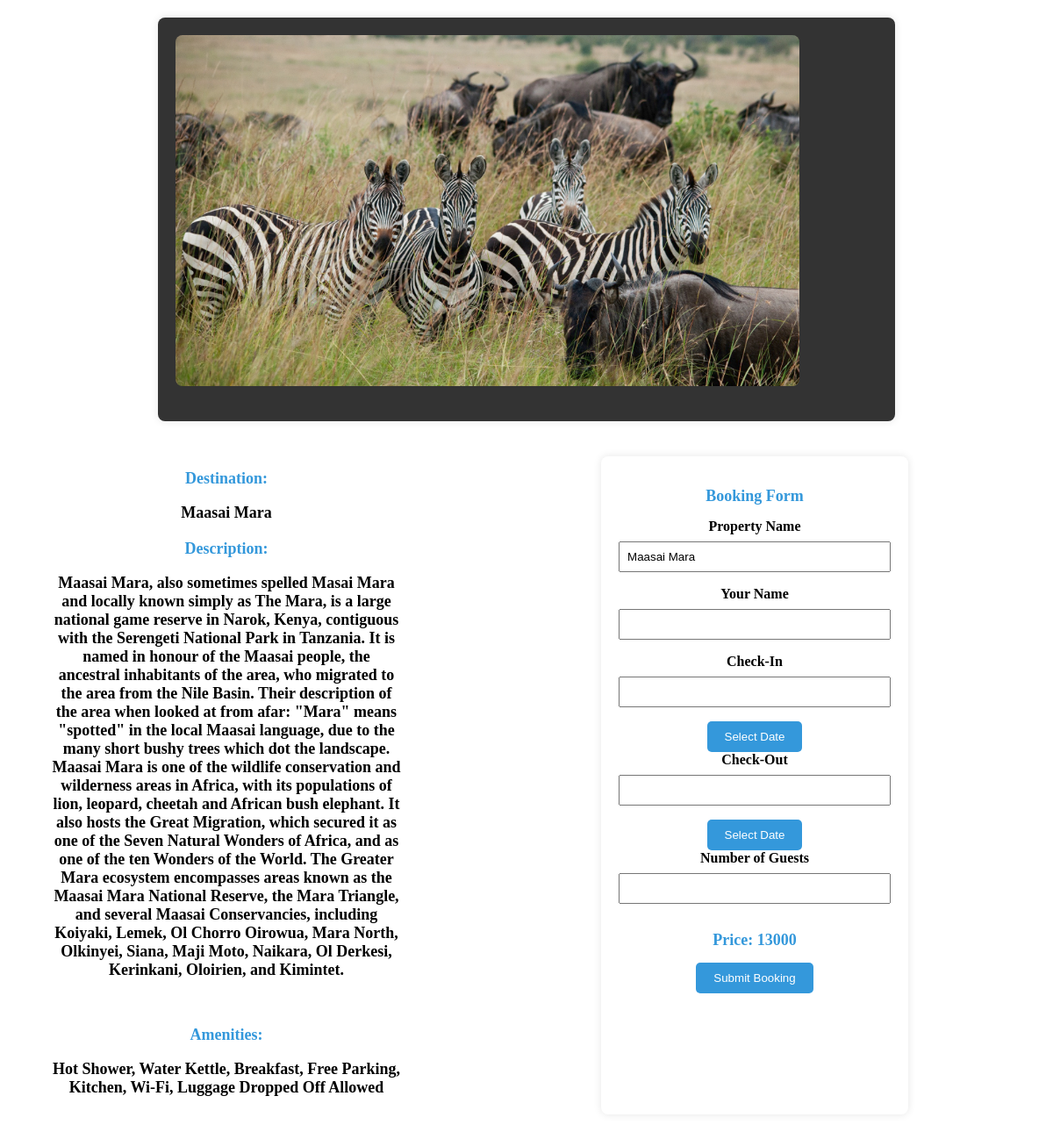
Page /booking_destination/ on the committed database.
### tables this page shows
CREATE TABLE destinations (
            id INTEGER PRIMARY KEY,
            destination_name TEXT NOT NULL,
            destination_image BLOB NOT NULL,
            description TEXT NOT NULL,
            thumbnail BLOB NOT NULL,
            img1 BLOB NOT NULL,
            img2 BLOB NOT NULL,
            img3 BLOB NOT NULL,
            img4 BLOB NOT NULL,
            Price INTEGER NOT NULL,
            Amenities TEXT NOT NULL,
            admin_id INTEGER NOT NULL,
            FOREIGN KEY (admin_id) REFERENCES admins (id)
        );

### app.py (the view)
@app.route('/booking_destination/', defaults={'destination_id': None})
@app.route('/booking_destination/<int:destination_id>')
def destination_booking(destination_id):
    try:
        with sqlite3.connect('users.db') as connection:
            cursor = connection.cursor()
            if destination_id is None:
                cursor.execute("SELECT id FROM destinations ORDER BY RANDOM() LIMIT 1")
                destination_id = cursor.fetchone()[0]
            cursor.execute("SELECT * FROM destinations WHERE id=?", (destination_id,))
            destinations_data = cursor.fetchone()
        if destinations_data:
            return render_template('destination_booking.html', destinations_data=destinations_data)
        else:
            return render_template('error.html', error='destination not found')
    except Exception as e:
        print(f"Error fetching destination information: {e}")
        return render_template('error.html', error=str(e))

### templates/destination_booking.html (shortened to what this page needs)
<!DOCTYPE html>
<html lang="en">
<head>
   <link rel="stylesheet" href="https://cdnjs.cloudflare.com/ajax/libs/pikaday/1.8.2/css/pikaday.css" />
<link rel="stylesheet" href="https://cdn.jsdelivr.net/npm/sweetalert2@11/dist/sweetalert2.min.css">
</head>
<body>
    <div class="booking-details-container">
        <img src="/{{ destinations_data[4] }}" alt="{{ destinations_data[0] }}" class="property-image">
        <div class="additional-images-container">
        </div>
        </div>
        <div class="container">
        <div class="booking-details-container1">
            <h2>Destination: <p>{{ destinations_data[1] }}</p></h2>
            <h2>Description: <p>{{ destinations_data[3] }}</p></h2><br>
            <h2>Amenities: <p>{{ destinations_data[10] }}</p></h2>
        </div>
        <div class="booking-details-container2">
            <h2>Booking Form</h2>
            <form action="/submit_destination_booking" method="post">
                <label for="destination_name">Property Name</label>
                <input type="text" id="destination_name" name="destination_name" value="{{ destinations_data[1] }}" readonly>
                <label for="guest_name">Your Name</label>
                <input type="text" id="guest_name" name="guest_name" required>
                <label for="check_in">Check-In</label>
                <input type="text" id="check_in" name="check_in" readonly>
                <button type="button" onclick="openCalendar('check_in')">Select Date</button>
                <label for="check_out">Check-Out</label>
                <input type="text" id="check_out" name="check_out" readonly>
                <button type="button" onclick="openCalendar('check_out')">Select Date</button>
                <label for="guests">Number of Guests</label>
                <input type="number" id="guests" name="guests" required>
                <div id="price-section">
                    <h2>Price: <span id="calculated-price">{{ destinations_data[9] }}</span></h2>
                </div>
                <button type="button" onclick="showPopupForm()">Submit Booking</button>
                            </form>
        </div>
        </div>
</body>
</html>

### templates/destination_booking.html (style rules this page uses)
.booking-details-container { max-width: 800px; margin: 20px auto; background-color: #333; padding: 20px; border-radius: 8px; box-shadow: 0 0 10px rgba(0, 0, 0, 0.1); text-align: center; display: flex; align-items: center; }
.booking-details-container1 { max-width: 400px; background-color: white; padding: 20px; border-radius: 8px; box-shadow: 0 0 10px rgba(0, 0, 0, 0.0); text-align: center; align-self: start; margin-left: 0; }
.booking-details-container2 { max-width: 400px; background-color: white; padding: 20px; border-radius: 8px; box-shadow: 0 0 10px rgba(0, 0, 0, 0.0); text-align: center; margin-left: auto; }
.property-image { width: 100%; height: 400px; border-radius: 8px; margin-bottom: 20px; display: block; margin-left: auto; margin-right: auto; }
.additional-images-container { display: grid; grid-template-rows: repeat(2, 1fr); grid-template-columns: repeat(2, 1fr); gap: 10px; margin-bottom: 20px; margin-left: 50px; margin-right: 50px; }
h2 { color: #3498db; font-size: large; }
p { color: black; margin-bottom: 20px; }
.container { display: flex; }
.booking-details-container1, .booking-details-container2 { max-width: 400px; background-color: white; padding: 20px; border-radius: 8px; box-shadow: 0 0 10px rgba(0, 0, 0, 0.0); text-align: center; margin: 0 50px; }
.booking-details-container1 { align-self: start; margin-left: 30px; }
.booking-details-container2 { margin-left: auto; }
.booking-details-container2 { max-width: 400px; margin: 20px auto; background-color: #fff; padding: 20px; border-radius: 8px; box-shadow: 0 0 10px rgba(0, 0, 0, 0.1); }
label { display: block; margin-bottom: 8px; font-weight: bold; }
input { width: 100%; padding: 8px; margin-bottom: 16px; box-sizing: border-box; }
button { background-color: #3498db; color: #fff; padding: 10px 20px; border: none; border-radius: 5px; cursor: pointer; }

### rows in the picture
destinations: thumbnail (picture), destination_name "Maasai Mara", description "Maasai Mara, also sometimes spelled Masai Mara and locally known simply as The Mara, is a large national game reserve in Narok, Kenya, contiguous with the Serengeti National Park in Tanzania. It is named in honour of the Maasai people, the ancestral inhabitants of the area, who migrated to the area from the Nile Basin. Their description of the area when looked at from afar: \"Mara\" means \"spotted\" in the local Maasai language, due to the many short bushy trees which dot the landscape. Maasai Mara is one of the wildlife conservation and wilderness areas in Africa, with its populations of lion, leopard, cheetah and African bush elephant. It also hosts the Great Migration, which secured it as…", Amenities "Hot Shower, Water Kettle, Breakfast, Free Parking, Kitchen, Wi-Fi, Luggage Dropped Off Allowed", Price "13000"
